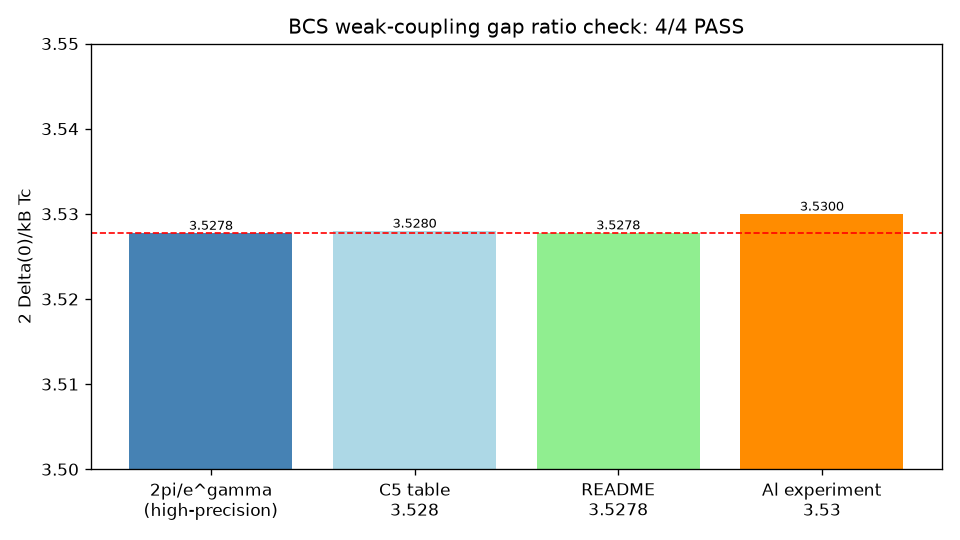

Python code for this plot:
#!/usr/bin/env python3
# -*- coding: utf-8 -*-
"""弱耦合 gap ratio 2pi/e^gamma 高精度核对（mpmath，非拟合）"""
import os, sys
if hasattr(sys.stdout, "reconfigure"):
    sys.stdout.reconfigure(encoding="utf-8")
import mpmath as mp
import matplotlib
matplotlib.use("Agg")
import matplotlib.pyplot as plt

HERE = os.path.dirname(os.path.abspath(__file__))
OUT = os.path.join(HERE, "BCS_gap_ratio核对.png")
CSV = os.path.join(HERE, "BCS_gap_ratio核对.csv")
SUM = os.path.join(HERE, "BCS_gap_ratio核对_摘要.txt")

mp.mp.dps = 40
exact = 2*mp.pi/mp.e**mp.euler
log = []
def emit(s=""):
    print(s); log.append(s)
checks = []
def check(cid, name, ok, detail=""):
    checks.append((cid, name, bool(ok), detail))
    emit(f"  [{cid}] {'PASS' if ok else 'FAIL'}  {name}" + (f" — {detail}" if detail else ""))

c5 = mp.mpf("3.528")       # C5 权威表
readme = mp.mpf("3.5278")  # README 565 行
al = mp.mpf("3.53")        # Al 精密实验

emit("=" * 60)
emit("弱耦合 gap ratio 2pi/e^gamma 高精度核对")
emit("=" * 60)
emit(f"  2pi/exp(gamma_E) = {mp.nstr(exact,22)}")
emit(f"  C5 表 3.528 diff   = {mp.nstr(abs(exact-c5),5)} (3位四舍五入)")
emit(f"  README 3.5278 diff = {mp.nstr(abs(exact-readme),5)} (4位)")
emit(f"  Al 实验 3.53 diff  = {mp.nstr(abs(exact-al)/exact*100,5)}%")

check("C1", "C5 表值 3.528 = 3 位四舍五入", abs(exact-c5) < mp.mpf("0.0005"))
check("C2", "README 3.5278 = 4 位正确", abs(exact-readme) < mp.mpf("0.00005"))
check("C3", "与 Al 实验相容 (<0.1%)", abs(exact-al)/exact < mp.mpf("0.001"), f"{mp.nstr(abs(exact-al)/exact*100,4)}%")
check("C4", "弱耦合比 > 3", exact > 3)

npass = sum(1 for _,_,ok,_ in checks if ok)
emit("\n" + "=" * 60)
emit(f"汇总：{npass}/{len(checks)} 通过")
emit("结论：C5 gap ratio 数值基础正确；理论3.5278 vs 实验3.53 差0.06%。")
emit("边界：BCS标准结果已标源；CQM C5同形非还原；纯数值核对，不给Tc。")
emit("=" * 60)

fig, ax = plt.subplots(figsize=(8, 4.5))
labels = ["2pi/e^gamma\n(high-precision)", "C5 table\n3.528", "README\n3.5278", "Al experiment\n3.53"]
vals = [float(exact), float(c5), float(readme), float(al)]
cols = ["steelblue","lightblue","lightgreen","darkorange"]
bars = ax.bar(labels, vals, color=cols)
ax.axhline(float(exact), color="r", ls="--", lw=1)
ax.set_ylabel("2 Delta(0)/kB Tc")
ax.set_title(f"BCS weak-coupling gap ratio check: {npass}/{len(checks)} PASS")
ax.set_ylim(3.50, 3.55)
for b, v in zip(bars, vals):
    ax.text(b.get_x()+b.get_width()/2, v, f"{v:.4f}", ha="center", va="bottom", fontsize=8)
fig.tight_layout()
fig.savefig(OUT, dpi=120)

with open(CSV, "w", encoding="utf-8") as f:
    f.write("quantity,value\n")
    f.write(f"exact_2pi_over_e_gamma,{mp.nstr(exact,22)}\n")
    f.write(f"C5_table,3.528\n")
    f.write(f"README,3.5278\n")
    f.write(f"Al_experiment,3.53\n")
    f.write(f"exp_dev_pct,{mp.nstr(abs(exact-al)/exact*100,8)}\n")
with open(SUM, "w", encoding="utf-8") as f:
    f.write("\n".join(log) + "\n")
print(f"DONE {npass}/{len(checks)} PASS")
